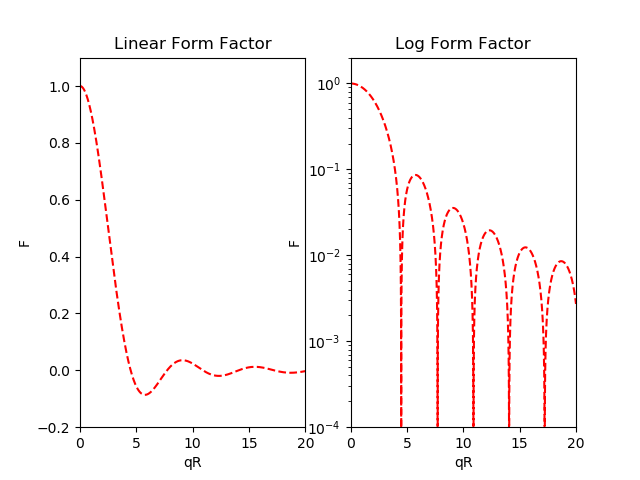

Generate this figure with Python:
# walecka6-13.py
# Emma Rice
# 2/25/2020

import numpy as np 
import matplotlib.pyplot as plt

def j1(x):
	j = np.sin(x)/x**2 - np.cos(x)/x
	return j

def F(qR):
	Z = 1
	F = 3*Z*j1(qR)/(qR)
	return F
def my_range(start, end, step):
    while start <= end:
        yield start
        start += step

QR = []
Flist = []
Flistabs = []
for qR in my_range(0.00001, 20.00001,0.0001):
	QR.append(qR)
	Flist.append(F(qR))
	Flistabs.append(abs(F(qR)))

fig, ax = plt.subplots(1, 2)
ax[0].plot(QR,Flist, 'r--') #row=0, col=0
ax[0].set_xlim(0,20)
ax[0].set_ylim(-.2,1.1)
ax[0].set_xlabel('qR')
ax[0].set_ylabel('F')
ax[0].set_yscale('linear')
ax[0].set_title('Linear Form Factor')
ax[1].plot(QR,Flistabs, 'r--') #row=0, col=1
ax[1].set_xlim(0,20)
ax[1].set_ylim(0.0001,2)
ax[1].set_xlabel('qR')
ax[1].set_ylabel('F')
ax[1].set_yscale('log')
ax[1].set_title('Log Form Factor')
fig.savefig('walecka6-13.png',format='PNG')
fig.show()
